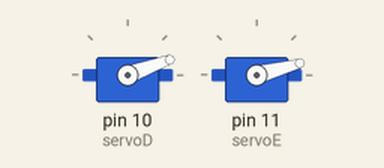
Bench run of a sketch on a simulated Arduino Uno, built with avr-gcc and run on an emulated ATmega328P. Parts: 2 × servo.

Above: at 0.05 s.
At 6.0 s:
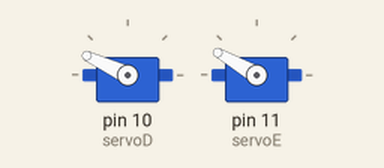
Timing chart, 0 to 7.8 s (numbered marks = the images above):
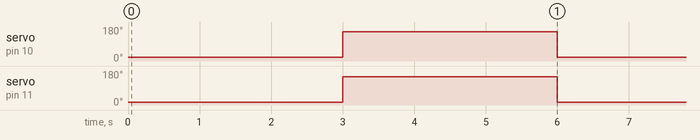

Measured:
- by itself, servo on pin 10 (servoD): alternates 155° for 3.0 s and 20° for 3.0 s
- by itself, servo on pin 11 (servoE): alternates 150° for 3.0 s and 15° for 3.0 s

The sketch:

ServoWriteToPos.ino
```cpp
#include <Servo.h>

//Servo servoA;
Servo servoD;  // Create a servo object
Servo servoE;

int presetPosition[5][2] = {
  {20, 135},
  {20, 135},
  {20, 135},
  {20, 135},
  {15, 135}
};
int currentServo = 5;

void setup() {
  //servoA.attach(4);
  servoD.attach(10);  // Attach the servo to digital pin 11
  servoE.attach(11);  // Attach the servo to digital pin 12
}

void loop() {
  moveServoToPreset(true);  // Move the servo to the preset position
  delay(2500);  // Wait for 1 second (adjust as needed)
  moveServoToPreset(false);  // Move the servo to the preset position
  delay(2500);  // Wait for 1 second (adjust as needed)
}

void moveServoToPreset(bool dir) {
  //servoA.write(dir ? presetPosition[1-1][0] : presetPosition[1-1][0] + presetPosition[1-1][1]);

  servoD.write(dir ? presetPosition[4-1][0] : presetPosition[4-1][0] + presetPosition[4-1][1]);  // Move the servo to the preset position
  servoE.write(dir ? presetPosition[5-1][0] : presetPosition[5-1][0] + presetPosition[5-1][1]);
  delay(500);  // Wait for the servo to reach the position (adjust as needed)
}
```
